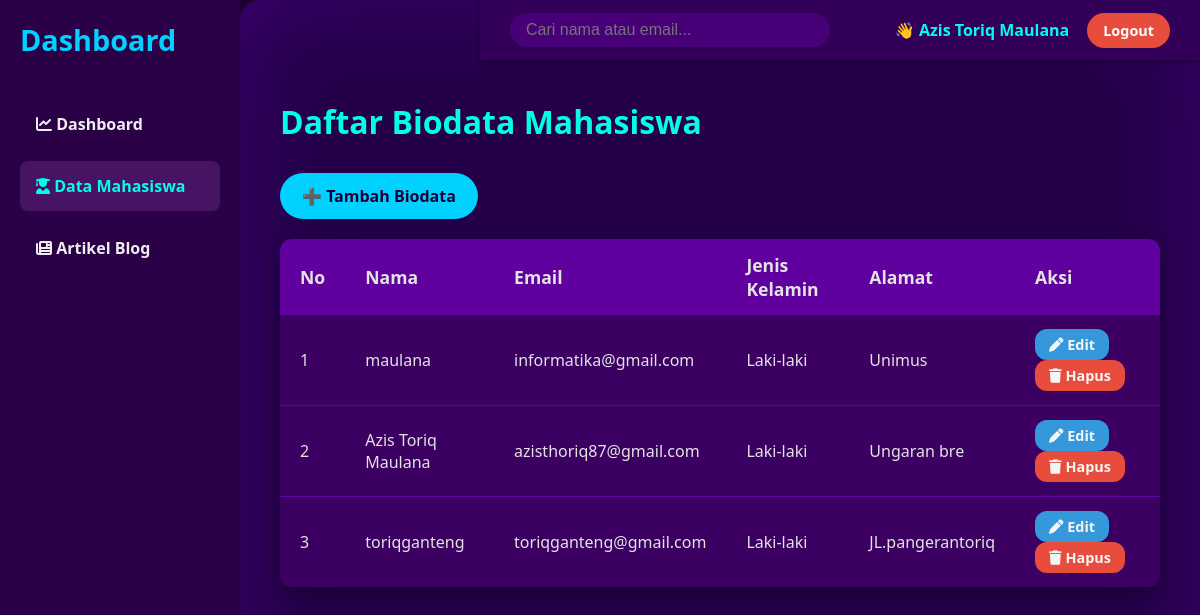
Screenshot of /biodata/daftar.php (signed in) with the database file from the repository.
### tables this page shows
CREATE TABLE `biodata` (
  `id` int(11) NOT NULL,
  `nama` varchar(100) NOT NULL,
  `email` varchar(100) NOT NULL,
  `jenis_kelamin` enum('Laki-laki','Perempuan') NOT NULL,
  `alamat` text NOT NULL
);

### biodata/daftar.php (the view, shortened to what this page needs)
<?php
require_once '../includes/koneksi.php';
$keyword = $_GET['search'] ?? '';
if ($keyword) {
    $stmt = $pdo->prepare("SELECT * FROM biodata WHERE nama LIKE :keyword OR email LIKE :keyword ORDER BY id DESC");
    $stmt->execute(['keyword' => "%$keyword%"]);
    $data = $stmt->fetchAll();
} else {
    $data = $pdo->query("SELECT * FROM biodata ORDER BY id DESC")->fetchAll();
}
?>
<!DOCTYPE html>
<html lang="id">
<head>
    <link rel="stylesheet" href="https://cdnjs.cloudflare.com/ajax/libs/font-awesome/6.5.0/css/all.min.css" />
</head>
<body>
    <div class="sidebar">
        <h2>Dashboard</h2>
        <a href="../dashboard.php"><i class="fa fa-chart-line"></i> Dashboard</a>
        <a href="daftar.php" class="active"><i class="fa fa-user-graduate"></i> Data Mahasiswa</a>
        <a href="../blog/index.php"><i class="fa fa-newspaper"></i> Artikel Blog</a>
    </div>
    <div class="topbar">
        <form class="search-box" method="get" action="">
            <input type="text" name="search" placeholder="Cari nama atau email..." value="<?= htmlspecialchars($keyword) ?>" autofocus />
        </form>
        <div class="user-info">
            👋 <?= htmlspecialchars($_SESSION['user']['nama_lengkap'] ?? $_SESSION['user']['username']) ?>
            <a href="../logout.php" class="logout-btn">Logout</a>
        </div>
    </div>
    <main>
        <h1>Daftar Biodata Mahasiswa</h1>
        <a href="tambah.php" class="btn-add">➕ Tambah Biodata</a>
        <table>
            <thead>
                <tr>
                    <th>No</th>
                    <th>Nama</th>
                    <th>Email</th>
                    <th>Jenis Kelamin</th>
                    <th>Alamat</th>
                    <th>Aksi</th>
                </tr>
            </thead>
            <tbody>
                <?php if ($data): $no = 1; foreach ($data as $row): ?>
                <tr>
                    <td><?= $no++ ?></td>
                    <td><?= htmlspecialchars($row['nama']) ?></td>
                    <td><?= htmlspecialchars($row['email']) ?></td>
                    <td><?= htmlspecialchars($row['jenis_kelamin']) ?></td>
                    <td><?= nl2br(htmlspecialchars($row['alamat'])) ?></td>
                    <td class="action">
                        <a href="edit.php?id=<?= $row['id'] ?>" class="btn-edit"><i class="fa fa-pen"></i> Edit</a>
                        <a href="delete.php?id=<?= $row['id'] ?>" class="btn-delete" onclick="return confirm('Yakin ingin menghapus data ini?')"><i class="fa fa-trash"></i> Hapus</a>
                    </td>
                </tr>
                <?php endforeach; endif; ?>
            </tbody>
        </table>
    </main>
</body>
</html>

### biodata/daftar.php (style rules this page uses)
* { box-sizing: border-box; margin: 0; padding: 0; }
body { font-family: 'Segoe UI', Tahoma, Geneva, Verdana, sans-serif; background: #1e0033; color: #f5f5f5; }
.sidebar { position: fixed; top: 0; left: 0; width: 240px; height: 100vh; background: #2a0047; padding: 20px; }
.sidebar h2 { color: #00d1ff; margin-bottom: 40px; font-weight: 700; font-size: 1.8rem; }
.sidebar a { display: block; color: #eee; text-decoration: none; padding: 14px 16px; margin-bottom: 12px; border-radius: 8px; font-weight: 600; font-size: 1rem; transition: 0.3s; }
.sidebar a:hover, .sidebar a.active { background: #471463; color: #00ffe7; }
.topbar { margin-left: 240px; height: 60px; background: #320058; display: flex; align-items: center; justify-content: space-between; padding: 0 30px; box-shadow: 0 2px 6px rgba(0,0,0,0.3); position: fixed; top: 0; left: 240px; right: 0; z-index: 10; }
.search-box input { padding: 8px 16px; border-radius: 30px; border: none; outline: none; background: #470078; color: white; width: 320px; font-size: 1rem; transition: background 0.3s ease; }
.user-info { font-weight: 600; font-size: 1rem; color: #00ffe7; display: flex; align-items: center; gap: 18px; }
.logout-btn { background: #e74c3c; color: white; padding: 8px 16px; border-radius: 20px; text-decoration: none; font-weight: 700; font-size: 0.9rem; transition: background 0.3s ease; }
main { margin-left: 240px; padding: 100px 40px 40px; min-height: 100vh; background: #240048; border-radius: 20px 0 0 20px; box-shadow: inset 0 0 100px #3a0071; }
h1 { font-weight: 700; margin-bottom: 30px; color: #00ffe7; font-size: 2rem; }
table { width: 100%; border-collapse: collapse; border-radius: 12px; overflow: hidden; box-shadow: 0 6px 20px rgb(0 0 0 / 0.3); background: #3b0062; color: #e3e3e3; font-size: 1rem; }
thead tr { background: #5f009f; text-align: left; font-weight: 700; font-size: 1.1rem; }
th, td { padding: 14px 20px; }
tbody tr { border-bottom: 1px solid #5f009f; transition: background 0.3s ease; }
tbody tr:last-child { border-bottom: none; }
.action a { padding: 6px 14px; margin-right: 8px; border-radius: 12px; font-weight: 600; text-decoration: none; font-size: 0.9rem; transition: background-color 0.3s ease; color: #f5f5f5; display: inline-block; }
.btn-edit { background-color: #3498db; }
.btn-delete { background-color: #e74c3c; }
.btn-add { background: #00d1ff; padding: 12px 22px; border-radius: 30px; font-weight: 700; color: #1b0036; text-decoration: none; display: inline-block; margin-bottom: 20px; transition: background 0.3s ease; }

### rows the page displays
biodata: nama "maulana", email "informatika@gmail.com", jenis_kelamin "Laki-laki", alamat "Unimus"
biodata: nama "Azis Toriq Maulana", email "azisthoriq87@gmail.com", jenis_kelamin "Laki-laki", alamat "Ungaran bre"
biodata: nama "toriqganteng", email "toriqganteng@gmail.com", jenis_kelamin "Laki-laki", alamat "JL.pangerantoriq"

### other values shown
$_SESSION['user']['nama_lengkap'] "Azis Toriq Maulana"
